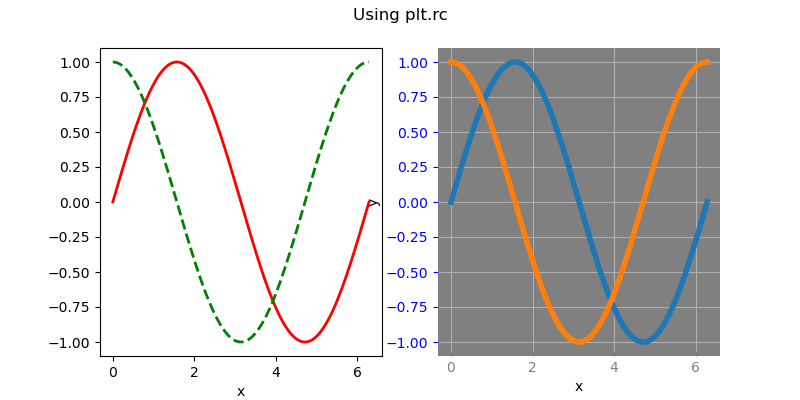

Python code for this plot:
#-------------------------------------
#   CH_12_16_3_EX_1_Pyplot_Plt_Rc.py
#-------------------------------------
import matplotlib.pyplot as plt
import numpy as np
#
x = np.linspace(0., 2*np.pi, 361)
ys = np.sin(x)
yc = np.cos(x)
#
fig1 = plt.figure(figsize=(8, 4))
#
plt.rcdefaults()
plt.subplot(1,2,1)
plt.plot(x, ys, 'r-', lw = 2)
plt.plot(x, yc, 'g--', lw = 2)
plt.xlabel('x')
#
plt.rc('axes', facecolor = 'grey', edgecolor = 'none', grid = True)
plt.rc('xtick', direction = 'in', color = 'gray')
plt.rc('ytick', direction = 'out', color = 'blue')
plt.rc('lines', linewidth = 4, color = 'magenta')
#
plt.subplot(1,2,2)
plt.plot(x, ys)
plt.plot(x, yc)
plt.xlabel('x')
plt.ylabel('y')
#
plt.suptitle('Using plt.rc')
plt.savefig('CH_12_16_3_EX_1_Pyplot_Plt_Rc.png')
plt.show()



	


